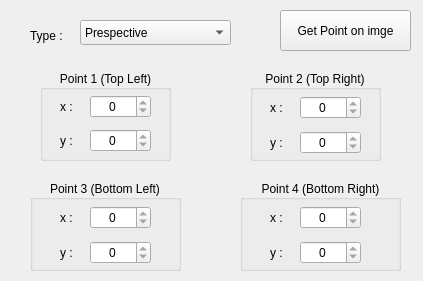
<?xml version="1.0" encoding="UTF-8"?>
<ui version="4.0">
 <class>DialogAffine</class>
 <widget class="QDialog" name="DialogAffine">
  <property name="geometry">
   <rect>
    <x>0</x>
    <y>0</y>
    <width>423</width>
    <height>281</height>
   </rect>
  </property>
  <property name="windowTitle">
   <string>Affine</string>
  </property>
  <widget class="QLabel" name="label_type">
   <property name="geometry">
    <rect>
     <x>30</x>
     <y>20</y>
     <width>51</width>
     <height>31</height>
    </rect>
   </property>
   <property name="text">
    <string>Type : </string>
   </property>
  </widget>
  <widget class="QPushButton" name="pushButton">
   <property name="geometry">
    <rect>
     <x>280</x>
     <y>10</y>
     <width>131</width>
     <height>41</height>
    </rect>
   </property>
   <property name="focusPolicy">
    <enum>Qt::NoFocus</enum>
   </property>
   <property name="text">
    <string>Get Point on imge</string>
   </property>
  </widget>
  <widget class="QComboBox" name="comboBox_type">
   <property name="geometry">
    <rect>
     <x>80</x>
     <y>20</y>
     <width>151</width>
     <height>25</height>
    </rect>
   </property>
   <property name="editable">
    <bool>false</bool>
   </property>
   <item>
    <property name="text">
     <string>Prespective</string>
    </property>
   </item>
   <item>
    <property name="text">
     <string>Affine</string>
    </property>
   </item>
  </widget>
  <widget class="QGroupBox" name="groupBox_point2">
   <property name="geometry">
    <rect>
     <x>250</x>
     <y>70</y>
     <width>131</width>
     <height>91</height>
    </rect>
   </property>
   <property name="layoutDirection">
    <enum>Qt::LeftToRight</enum>
   </property>
   <property name="title">
    <string>Point 2 (Top Right)</string>
   </property>
   <property name="alignment">
    <set>Qt::AlignCenter</set>
   </property>
   <widget class="QWidget" name="layoutWidget">
    <property name="geometry">
     <rect>
      <x>20</x>
      <y>20</y>
      <width>91</width>
      <height>71</height>
     </rect>
    </property>
    <layout class="QGridLayout" name="gridLayout_2">
     <item row="2" column="0">
      <widget class="QLabel" name="label_x2">
       <property name="text">
        <string>x :</string>
       </property>
      </widget>
     </item>
     <item row="2" column="1">
      <widget class="QSpinBox" name="spinBox_p2_x">
       <property name="alignment">
        <set>Qt::AlignCenter</set>
       </property>
       <property name="readOnly">
        <bool>true</bool>
       </property>
       <property name="maximum">
        <number>99999</number>
       </property>
      </widget>
     </item>
     <item row="3" column="0">
      <widget class="QLabel" name="label_y2">
       <property name="text">
        <string>y :</string>
       </property>
      </widget>
     </item>
     <item row="3" column="1">
      <widget class="QSpinBox" name="spinBox_p2_y">
       <property name="alignment">
        <set>Qt::AlignCenter</set>
       </property>
       <property name="readOnly">
        <bool>true</bool>
       </property>
       <property name="maximum">
        <number>99999</number>
       </property>
      </widget>
     </item>
    </layout>
   </widget>
  </widget>
  <widget class="QGroupBox" name="groupBox_point1">
   <property name="geometry">
    <rect>
     <x>40</x>
     <y>70</y>
     <width>131</width>
     <height>91</height>
    </rect>
   </property>
   <property name="title">
    <string>Point 1 (Top Left)</string>
   </property>
   <property name="alignment">
    <set>Qt::AlignCenter</set>
   </property>
   <widget class="QWidget" name="layoutWidget">
    <property name="geometry">
     <rect>
      <x>20</x>
      <y>20</y>
      <width>91</width>
      <height>69</height>
     </rect>
    </property>
    <layout class="QGridLayout" name="gridLayout">
     <item row="3" column="1">
      <widget class="QSpinBox" name="spinBox_p1_y">
       <property name="alignment">
        <set>Qt::AlignCenter</set>
       </property>
       <property name="readOnly">
        <bool>true</bool>
       </property>
       <property name="maximum">
        <number>99999</number>
       </property>
      </widget>
     </item>
     <item row="2" column="1">
      <widget class="QSpinBox" name="spinBox_p1_x">
       <property name="alignment">
        <set>Qt::AlignCenter</set>
       </property>
       <property name="readOnly">
        <bool>true</bool>
       </property>
       <property name="maximum">
        <number>99999</number>
       </property>
      </widget>
     </item>
     <item row="3" column="0">
      <widget class="QLabel" name="label_y1">
       <property name="text">
        <string>y :</string>
       </property>
      </widget>
     </item>
     <item row="2" column="0">
      <widget class="QLabel" name="label_x1">
       <property name="text">
        <string>x :</string>
       </property>
      </widget>
     </item>
    </layout>
   </widget>
  </widget>
  <widget class="QGroupBox" name="groupBox_point3">
   <property name="geometry">
    <rect>
     <x>30</x>
     <y>180</y>
     <width>151</width>
     <height>91</height>
    </rect>
   </property>
   <property name="title">
    <string>Point 3 (Bottom Left)</string>
   </property>
   <property name="alignment">
    <set>Qt::AlignCenter</set>
   </property>
   <widget class="QWidget" name="layoutWidget">
    <property name="geometry">
     <rect>
      <x>30</x>
      <y>20</y>
      <width>91</width>
      <height>71</height>
     </rect>
    </property>
    <layout class="QGridLayout" name="gridLayout_4">
     <item row="2" column="0">
      <widget class="QLabel" name="label_x3">
       <property name="text">
        <string>x :</string>
       </property>
      </widget>
     </item>
     <item row="2" column="1">
      <widget class="QSpinBox" name="spinBox_p3_x">
       <property name="alignment">
        <set>Qt::AlignCenter</set>
       </property>
       <property name="readOnly">
        <bool>true</bool>
       </property>
       <property name="maximum">
        <number>99999</number>
       </property>
      </widget>
     </item>
     <item row="3" column="0">
      <widget class="QLabel" name="label_y3">
       <property name="text">
        <string>y :</string>
       </property>
      </widget>
     </item>
     <item row="3" column="1">
      <widget class="QSpinBox" name="spinBox_p3_y">
       <property name="alignment">
        <set>Qt::AlignCenter</set>
       </property>
       <property name="readOnly">
        <bool>true</bool>
       </property>
       <property name="maximum">
        <number>99999</number>
       </property>
      </widget>
     </item>
    </layout>
   </widget>
  </widget>
  <widget class="QGroupBox" name="groupBox_point4">
   <property name="geometry">
    <rect>
     <x>240</x>
     <y>180</y>
     <width>161</width>
     <height>91</height>
    </rect>
   </property>
   <property name="title">
    <string>Point 4 (Bottom Right)</string>
   </property>
   <property name="alignment">
    <set>Qt::AlignCenter</set>
   </property>
   <widget class="QWidget" name="layoutWidget">
    <property name="geometry">
     <rect>
      <x>30</x>
      <y>20</y>
      <width>91</width>
      <height>71</height>
     </rect>
    </property>
    <layout class="QGridLayout" name="gridLayout_5">
     <item row="3" column="0">
      <widget class="QLabel" name="label_y4">
       <property name="text">
        <string>y :</string>
       </property>
      </widget>
     </item>
     <item row="3" column="1">
      <widget class="QSpinBox" name="spinBox_p4_y">
       <property name="alignment">
        <set>Qt::AlignCenter</set>
       </property>
       <property name="readOnly">
        <bool>true</bool>
       </property>
       <property name="maximum">
        <number>99999</number>
       </property>
      </widget>
     </item>
     <item row="2" column="0">
      <widget class="QLabel" name="label_x4">
       <property name="text">
        <string>x :</string>
       </property>
      </widget>
     </item>
     <item row="2" column="1">
      <widget class="QSpinBox" name="spinBox_p4_x">
       <property name="alignment">
        <set>Qt::AlignCenter</set>
       </property>
       <property name="readOnly">
        <bool>true</bool>
       </property>
       <property name="maximum">
        <number>99999</number>
       </property>
      </widget>
     </item>
    </layout>
   </widget>
  </widget>
 </widget>
 <resources/>
 <connections/>
</ui>
